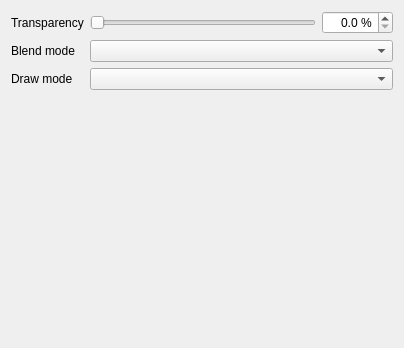
<?xml version="1.0" encoding="UTF-8"?>
<ui version="4.0">
 <class>WidgetDrawSource</class>
 <widget class="QWidget" name="WidgetDrawSource">
  <property name="geometry">
   <rect>
    <x>0</x>
    <y>0</y>
    <width>404</width>
    <height>348</height>
   </rect>
  </property>
  <property name="windowTitle">
   <string>Form</string>
  </property>
  <layout class="QVBoxLayout" name="verticalLayout">
   <item>
    <layout class="QGridLayout" name="gridLayout_38">
     <item row="0" column="0" colspan="2">
      <widget class="QFrame" name="mShadowFrame">
       <layout class="QGridLayout" name="gridLayout_7">
        <property name="leftMargin">
         <number>0</number>
        </property>
        <property name="topMargin">
         <number>0</number>
        </property>
        <property name="rightMargin">
         <number>0</number>
        </property>
        <property name="bottomMargin">
         <number>0</number>
        </property>
        <item row="1" column="0">
         <widget class="QLabel" name="label_30">
          <property name="text">
           <string>Blend mode</string>
          </property>
         </widget>
        </item>
        <item row="1" column="1">
         <widget class="QgsBlendModeComboBox" name="mBlendCmbBx"/>
        </item>
        <item row="0" column="0">
         <widget class="QLabel" name="label_28">
          <property name="text">
           <string>Transparency</string>
          </property>
         </widget>
        </item>
        <item row="0" column="1">
         <layout class="QHBoxLayout" name="horizontalLayout_28">
          <item>
           <widget class="QSlider" name="mTransparencySlider">
            <property name="enabled">
             <bool>true</bool>
            </property>
            <property name="sizePolicy">
             <sizepolicy hsizetype="Expanding" vsizetype="Fixed">
              <horstretch>0</horstretch>
              <verstretch>0</verstretch>
             </sizepolicy>
            </property>
            <property name="minimumSize">
             <size>
              <width>50</width>
              <height>0</height>
             </size>
            </property>
            <property name="maximum">
             <number>1000</number>
            </property>
            <property name="singleStep">
             <number>10</number>
            </property>
            <property name="pageStep">
             <number>100</number>
            </property>
            <property name="orientation">
             <enum>Qt::Horizontal</enum>
            </property>
           </widget>
          </item>
          <item>
           <widget class="QgsDoubleSpinBox" name="mTransparencySpnBx">
            <property name="enabled">
             <bool>true</bool>
            </property>
            <property name="alignment">
             <set>Qt::AlignRight|Qt::AlignTrailing|Qt::AlignVCenter</set>
            </property>
            <property name="suffix">
             <string> %</string>
            </property>
            <property name="decimals">
             <number>1</number>
            </property>
            <property name="maximum">
             <double>100.000000000000000</double>
            </property>
           </widget>
          </item>
         </layout>
        </item>
        <item row="2" column="1">
         <widget class="QgsEffectDrawModeComboBox" name="mDrawModeComboBox"/>
        </item>
        <item row="2" column="0">
         <widget class="QLabel" name="label">
          <property name="text">
           <string>Draw mode</string>
          </property>
         </widget>
        </item>
       </layout>
      </widget>
     </item>
    </layout>
   </item>
   <item>
    <spacer name="verticalSpacer">
     <property name="orientation">
      <enum>Qt::Vertical</enum>
     </property>
     <property name="sizeHint" stdset="0">
      <size>
       <width>20</width>
       <height>189</height>
      </size>
     </property>
    </spacer>
   </item>
  </layout>
 </widget>
 <customwidgets>
  <customwidget>
   <class>QgsDoubleSpinBox</class>
   <extends>QDoubleSpinBox</extends>
   <header>qgsdoublespinbox.h</header>
  </customwidget>
  <customwidget>
   <class>QgsBlendModeComboBox</class>
   <extends>QComboBox</extends>
   <header>qgsblendmodecombobox.h</header>
  </customwidget>
  <customwidget>
   <class>QgsEffectDrawModeComboBox</class>
   <extends>QComboBox</extends>
   <header>qgseffectdrawmodecombobox.h</header>
  </customwidget>
 </customwidgets>
 <tabstops>
  <tabstop>mTransparencySlider</tabstop>
  <tabstop>mTransparencySpnBx</tabstop>
  <tabstop>mBlendCmbBx</tabstop>
  <tabstop>mDrawModeComboBox</tabstop>
 </tabstops>
 <resources/>
 <connections/>
</ui>
